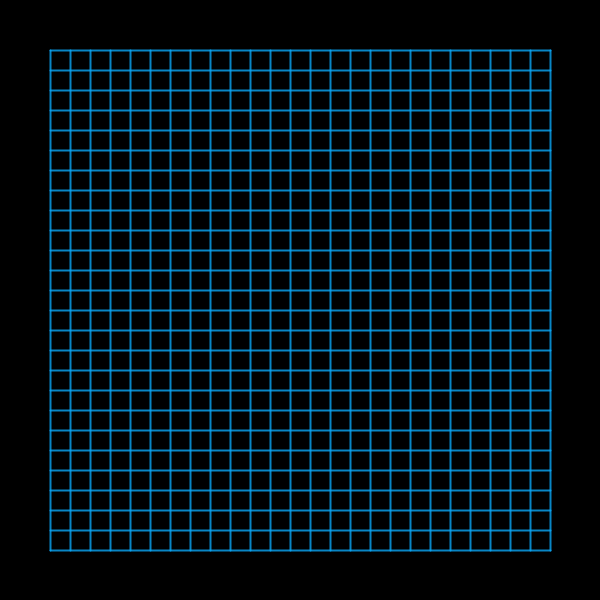
Frame 1 (no input)
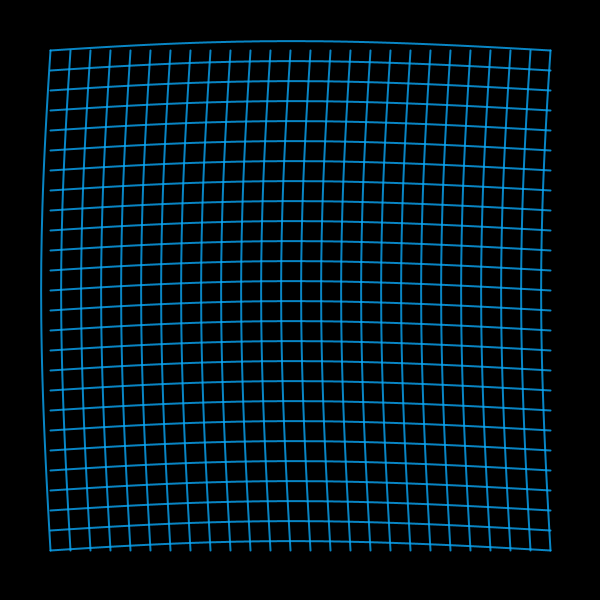
Frame 60 (the mouse pressed at the canvas centre just before this capture)
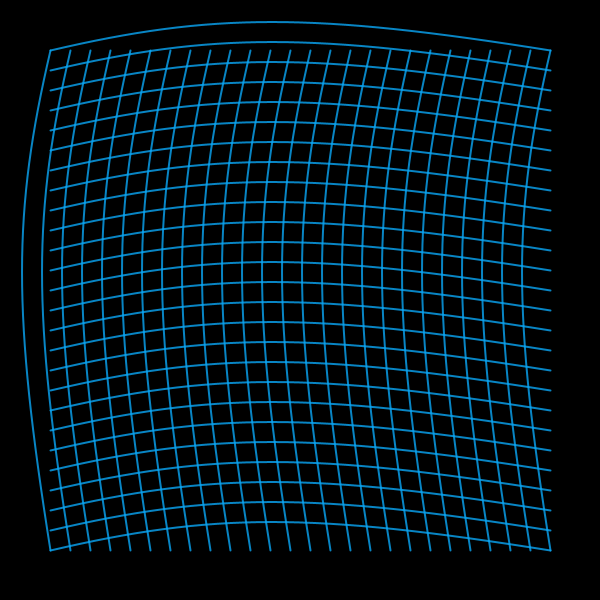
Frame 120 (the mouse held since frame 60 and released just before this capture)

The Processing sketch that drew these frames (run headless with seeded random() and noise(); from frame 60 on, the mouse is pressed at the canvas centre):

// Processing sketch: processing_156919
// ── processing_156919.pde

ArrayList<Particle> particlesT;
ArrayList<Particle> particlesB;
PVector mouse;
PVector f;

float x, y; 

int numLines = 26;

int radius = 200;

int xStart = 50;
int sep = 20 ;
int top = 50;

float mag = 0.01;

void setup() {
  size(600, 600);
  background(0);
  smooth();
  
  particlesT = new ArrayList<Particle>();
  particlesB = new ArrayList<Particle>();
  
  for (int i = 0; i < numLines; i++) {
    particlesT.add(new Particle(new PVector(xStart + sep*i, height/2 - top)));
    particlesB.add(new Particle(new PVector(xStart + sep*i, height/2 + top)));
}
}


void draw() {

  background(0);
  noFill();
  stroke(10, 170, 250, 200);
  strokeWeight(2);
  
  mouse = new PVector(mouseX-width/2, mouseY-height/2);
  mouse.normalize();
  f = PVector.mult(mouse,mag);
  
  for (Particle p : particlesT) {
    p.update();
    p.applyForce(f);
  }
  
  for (Particle p : particlesB) {
    p.update();
    p.applyForce(f);
  }
  noFill();
  for (int i = 0; i < numLines; i++) {
    Particle pT = particlesT.get(i);
    Particle pB = particlesB.get(i);
  bezier(xStart + sep*i, top, pT.location.x, pT.location.y, pB.location.x, pB.location.y, xStart + sep*i, height-top);
  bezier( top,xStart + sep*i, pT.location.y,pT.location.x, pB.location.y, pB.location.x, height-top, xStart + sep*i);
  }
 

}


class Particle {
  
  PVector location;
  PVector velocity;
  PVector acceleration;
  
  Particle(PVector loc) {
    location = loc.get();
    velocity = new PVector(0, 0);
    acceleration = new PVector(0, 0);
    
  }
  
  void applyForce(PVector force) {
    acceleration.add(force);
  }
  
  void update() {
    
    velocity.add(acceleration);
    location.add(velocity);
    acceleration.mult(0);
  }
  
  void display() {
    fill(200);
    ellipse(location.x, location.y, 20, 20);
  }
}
